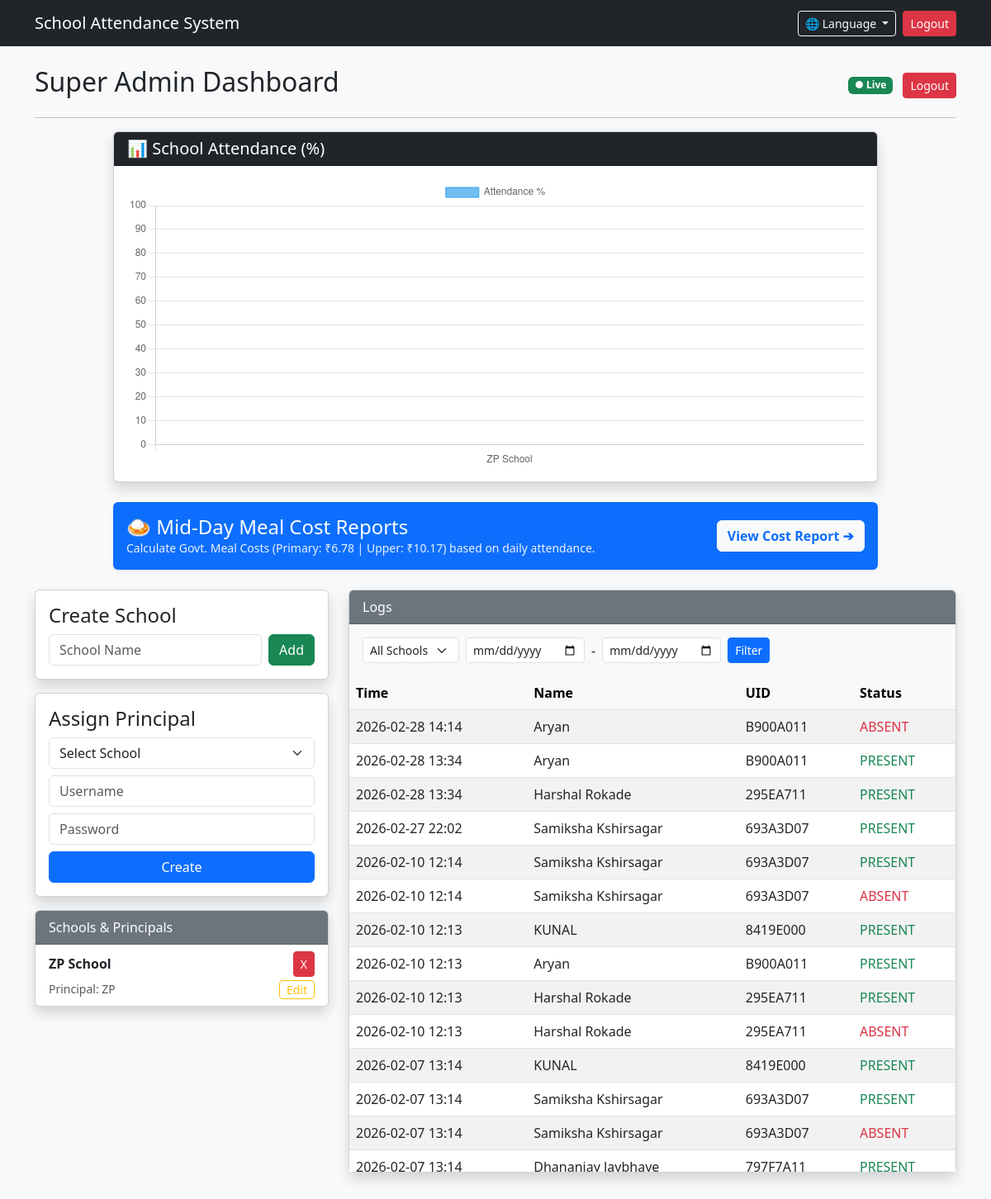
Page /super-admin/dashboard (signed in) on the committed database.
### app.py (models this page shows)
class School(db.Model):
    id = db.Column(db.Integer, primary_key=True)
    name = db.Column(db.String(150), unique=True, nullable=False)
    start_time = db.Column(db.String(10), default="08:00") # "HH:MM" 24-hour format
    duration = db.Column(db.Integer, default=60)           # Duration in minutes
    users = db.relationship('User', backref='school', lazy=True, cascade="all, delete-orphan")
    students = db.relationship('Student', backref='school', lazy=True, cascade="all, delete-orphan")
    logs = db.relationship('AttendanceLog', backref='school', lazy=True, cascade="all, delete-orphan")

class User(UserMixin, db.Model):
    id = db.Column(db.Integer, primary_key=True)
    username = db.Column(db.String(150), unique=True, nullable=False)
    password = db.Column(db.String(150), nullable=False)
    role = db.Column(db.String(20), nullable=False)
    school_id = db.Column(db.Integer, db.ForeignKey('school.id'), nullable=True)
    assigned_class = db.Column(db.String(50), nullable=True)

class AttendanceLog(db.Model):
    id = db.Column(db.Integer, primary_key=True)
    student_name = db.Column(db.String(100))
    student_uid = db.Column(db.String(50))
    status = db.Column(db.String(20))
    place = db.Column(db.String(100))
    timestamp = db.Column(db.DateTime, default=datetime.now)
    school_id = db.Column(db.Integer, db.ForeignKey('school.id'), nullable=True)

### app.py (the view)
@app.route('/super-admin/dashboard')
@login_required
def super_admin_dashboard():
    if current_user.role != 'super_admin': return redirect('/')
    schools = School.query.all()
    start_date = request.args.get('start_date')
    end_date = request.args.get('end_date')
    selected_school_id = request.args.get('school_id')
    query = AttendanceLog.query
    logs = get_filtered_query(query, start_date, end_date, selected_school_id, 'school').limit(100).all()
    today_str = str(date.today())
    stats = []
    for sch in schools:
        total = Student.query.filter_by(school_id=sch.id).count()
        present = db.session.query(AttendanceLog.student_uid).filter(
            AttendanceLog.school_id == sch.id, AttendanceLog.status == 'PRESENT',
            func.date(AttendanceLog.timestamp) == today_str
        ).distinct().count()
        percentage = round((present / total) * 100, 1) if total > 0 else 0
        principal = User.query.filter_by(school_id=sch.id, role='principal').first()
        p_name = principal.username if principal else None
        p_id = principal.id if principal else None
        stats.append({'id': sch.id, 'name': sch.name, 'percentage': percentage, 'principal': p_name, 'p_id': p_id})
    return render_template('dashboard_super.html', schools=schools, logs=logs, stats=stats, start_date=start_date, end_date=end_date, selected_school_id=selected_school_id)

### app.py (called while the page is built)
@app.context_processor
def inject_language():
    lang_code = session.get('lang', 'en')
    return dict(t=TRANSLATIONS.get(lang_code, TRANSLATIONS['en']), current_lang=lang_code)

@login_manager.user_loader
def load_user(user_id):
    return User.query.get(int(user_id))

### templates/dashboard_super.html (shortened to what this page needs)
{% extends "base.html" %}
{% block content %}
<div class="d-flex justify-content-between align-items-center">
    <h2>Super Admin Dashboard</h2>
    <div>
        <span class="badge bg-success" id="liveIndicator">● Live</span>
        <a href="/logout" class="btn btn-danger btn-sm ms-2">Logout</a>
    </div>
</div>
<hr>
<div class="row mb-4">
    <div class="col-md-10 mx-auto">
        <div class="card shadow">
            <div class="card-header bg-dark text-white"><h5 class="mb-0">📊 School Attendance (%)</h5></div>
            <div class="card-body">
                <canvas id="schoolChart" style="max-height: 350px;"></canvas>
            </div>
        </div>
    </div>
</div>
<div class="row mb-4">
    <div class="col-md-10 mx-auto">
        <div class="card bg-primary text-white shadow-sm border-0">
            <div class="card-body d-flex justify-content-between align-items-center">
                <div>
                    <h4 class="mb-0">🍛 Mid-Day Meal Cost Reports</h4>
                    <p class="mb-0 small" style="opacity: 0.9;">
                        Calculate Govt. Meal Costs (Primary: ₹6.78 | Upper: ₹10.17) based on daily attendance.
                    </p>
                </div>
                <a href="/super-admin/mdm-report" class="btn btn-light text-primary fw-bold">
                    View Cost Report ➔
                </a>
            </div>
        </div>
    </div>
</div>
<div class="row">
    <div class="col-md-4">
        <div class="card p-3 shadow mb-3">
            <h4>Create School</h4>
            <form action="/create_school" method="POST" class="d-flex">
                <input type="text" name="name" class="form-control me-2" placeholder="School Name" required>
                <button class="btn btn-success">Add</button>
            </form>
        </div>
        <div class="card p-3 shadow mb-3">
            <h4>Assign Principal</h4>
            <form action="/create_user" method="POST">
                <select name="school_id" class="form-select mb-2" required>
                    <option value="">Select School</option>
                </select>
                <input type="text" name="username" class="form-control mb-2" placeholder="Username" required>
                <input type="password" name="password" class="form-control mb-2" placeholder="Password" required>
                <button class="btn btn-primary w-100">Create</button>
            </form>
        </div>
        <div class="card shadow mb-3">
            <div class="card-header bg-secondary text-white">Schools & Principals</div>
            <ul class="list-group list-group-flush" style="max-height: 400px; overflow-y: auto;">
                {% for stat in stats %}
                <li class="list-group-item">
                    <div class="d-flex justify-content-between align-items-center">
                        <strong>{{ stat.name }}</strong>
                        <a href="/delete_school/{{ stat.id }}" class="btn btn-sm btn-danger" onclick="return confirm('Delete School and ALL data?')">X</a>
                    </div>
                    {% if stat.principal %}
                        <div class="d-flex justify-content-between mt-1">
                            <small class="text-muted">Principal: {{ stat.principal }}</small>
                            {% if stat.p_id %}
                            <button type="button" class="btn btn-sm btn-outline-warning py-0" data-bs-toggle="modal" data-bs-target="#editPrin{{ stat.id }}">
                                Edit
                            </button>
                            {% endif %}
                        </div>
                    {% else %}
                        <small class="text-danger">No Principal Assigned</small>
                    {% endif %}
                </li>
                {% endfor %}
            </ul>
        </div>
    </div>
    <div class="col-md-8">
        <div class="card shadow">
            <div class="card-header bg-secondary text-white">Logs</div>
            <div class="card-body bg-light">
                <form method="GET" class="row g-2 align-items-center">
                    <div class="col-auto">
                        <select name="school_id" class="form-select form-select-sm">
                            <option value="">All Schools</option>
                        </select>
                    </div>
                    <div class="col-auto"><input type="date" name="start_date" class="form-control form-control-sm" value="{{ start_date }}"></div>
                    <div class="col-auto">-</div>
                    <div class="col-auto"><input type="date" name="end_date" class="form-control form-control-sm" value="{{ end_date }}"></div>
                    <div class="col-auto"><button type="submit" class="btn btn-sm btn-primary">Filter</button></div>
                </form>
            </div>
            <div class="card-body p-0" style="max-height: 600px; overflow-y:auto;">
                <table class="table table-striped mb-0">
                    <thead class="table-light"><tr><th>Time</th><th>Name</th><th>UID</th><th>Status</th></tr></thead>
                    <tbody>
                        {% for log in logs %}
                        <tr>
                            <td>{{ log.timestamp.strftime('%Y-%m-%d %H:%M') }}</td>
                            <td>{{ log.student_name }}</td>
                            <td>{{ log.student_uid }}</td>
                            <td class="{{ 'text-success' if log.status=='PRESENT' else 'text-danger' }}">{{ log.status }}</td>
                        </tr>
                        {% else %}
                        <tr><td colspan="4" class="text-center">No logs found.</td></tr>
                        {% endfor %}
                    </tbody>
                </table>
            </div>
        </div>
    </div>
</div>
<script>
    // --- SAFE DATA LOADING (Prevents Red Lines in Editor) ---
    // Using JSON.parse lets VS Code know this is safe JS code
    const rawData = JSON.parse('{{ stats | tojson | safe }}');
    // --------------------------------------------------------
    const schoolNames = rawData.map(item => item.name);
    const percentages = rawData.map(item => item.percentage);
    const ctx = document.getElementById('schoolChart').getContext('2d');
    let myChart = new Chart(ctx, {
        type: 'bar',
        data: {
            labels: schoolNames,
            datasets: [{
                label: 'Attendance %',
                data: percentages,
                backgroundColor: 'rgba(54, 162, 235, 0.7)',
                borderColor: 'rgba(54, 162, 235, 1)',
                borderWidth: 1
            }]
        },
        options: { responsive: true, scales: { y: { beginAtZero: true, max: 100 } } }
    });
    // Auto Refresh Logic
    async function updateChart() {
        try {
            const response = await fetch('/api/stats/school');
            const data = await response.json();
            myChart.data.labels = data.map(i => i.name);
            myChart.data.datasets[0].data = data.map(i => i.percentage);
            myChart.update();
            const badge = document.getElementById('liveIndicator');
            if(badge) {
                badge.style.opacity = '0.5';
                setTimeout(() => badge.style.opacity = '1', 500);
            }
        } catch (error) { console.error("Sync error", error); }
    }
    setInterval(updateChart, 5000);
</script>
{% endblock %}

### templates/base.html (shortened to what this page needs)
<!DOCTYPE html>
<html lang="{{ current_lang }}">
<head>
    <link href="https://cdn.jsdelivr.net/npm/bootstrap@5.3.0/dist/css/bootstrap.min.css" rel="stylesheet">
</head>
<body class="bg-light">
    <nav class="navbar navbar-expand-lg navbar-dark bg-dark mb-4">
        <div class="container">
            <a class="navbar-brand" href="/">{{ t['title'] }}</a>
            <div class="d-flex align-items-center">
                <div class="dropdown me-2">
                    <button class="btn btn-outline-light btn-sm dropdown-toggle" type="button" data-bs-toggle="dropdown" aria-expanded="false">
                        🌐 Language
                    </button>
                </div>
                {% if current_user.is_authenticated %}
                    <a href="/logout" class="btn btn-danger btn-sm">{{ t['logout'] }}</a>
                {% endif %}
            </div>
        </div>
    </nav>
    <div class="container">
        {% block content %}{% endblock %}
    </div>
</body>
</html>

### rows in the picture
School: name "ZP School"
User: principal "ZP"
AttendanceLog: timestamp "2026-02-28 14:14", student_name "Aryan", student_uid "B900A011", status "ABSENT"
AttendanceLog: timestamp "2026-02-28 13:34", student_name "Aryan", student_uid "B900A011", status "PRESENT"
AttendanceLog: timestamp "2026-02-28 13:34", student_name "Harshal Rokade", student_uid "295EA711", status "PRESENT"
AttendanceLog: timestamp "2026-02-27 22:02", student_name "Samiksha Kshirsagar", student_uid "693A3D07", status "PRESENT"
AttendanceLog: timestamp "2026-02-10 12:14", student_name "Samiksha Kshirsagar", student_uid "693A3D07", status "PRESENT"
AttendanceLog: timestamp "2026-02-10 12:14", student_name "Samiksha Kshirsagar", student_uid "693A3D07", status "ABSENT"
AttendanceLog: timestamp "2026-02-10 12:13", student_name "KUNAL", student_uid "8419E000", status "PRESENT"
AttendanceLog: timestamp "2026-02-10 12:13", student_name "Aryan", student_uid "B900A011", status "PRESENT"
AttendanceLog: timestamp "2026-02-10 12:13", student_name "Harshal Rokade", student_uid "295EA711", status "PRESENT"
AttendanceLog: timestamp "2026-02-10 12:13", student_name "Harshal Rokade", student_uid "295EA711", status "ABSENT"
AttendanceLog: timestamp "2026-02-07 13:14", student_name "KUNAL", student_uid "8419E000", status "PRESENT"
AttendanceLog: timestamp "2026-02-07 13:14", student_name "Samiksha Kshirsagar", student_uid "693A3D07", status "PRESENT"
AttendanceLog: timestamp "2026-02-07 13:14", student_name "Samiksha Kshirsagar", student_uid "693A3D07", status "ABSENT"
AttendanceLog: timestamp "2026-02-07 13:14", student_name "Dhananjay Jaybhaye", student_uid "797F7A11", status "PRESENT"

### other values in the picture
{{ t['title'] }} "School Attendance System"
{{ t['logout'] }} "Logout"
